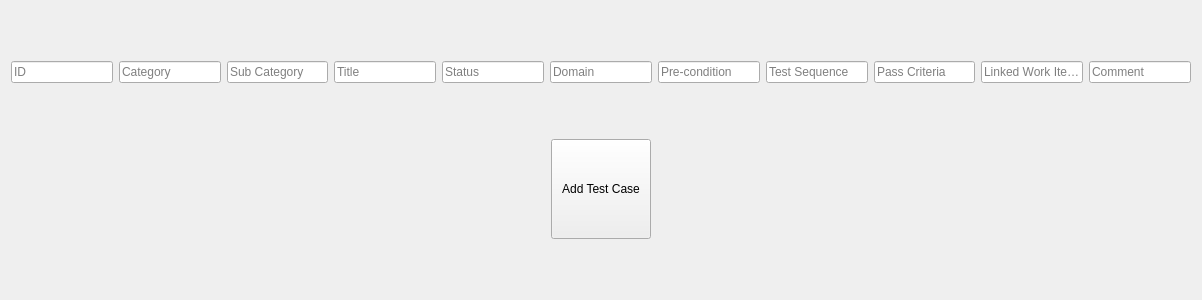
<?xml version="1.0" encoding="UTF-8"?>
<ui version="4.0">
 <class>Form</class>
 <widget class="QWidget" name="Form">
  <property name="geometry">
   <rect>
    <x>0</x>
    <y>0</y>
    <width>1202</width>
    <height>300</height>
   </rect>
  </property>
  <property name="windowTitle">
   <string>Form</string>
  </property>
  <layout class="QVBoxLayout" name="verticalLayout">
   <item>
    <layout class="QHBoxLayout" name="horizontalLayout">
     <item>
      <widget class="QLineEdit" name="id_lineEdit">
       <property name="inputMask">
        <string/>
       </property>
       <property name="text">
        <string/>
       </property>
       <property name="placeholderText">
        <string>ID</string>
       </property>
      </widget>
     </item>
     <item>
      <widget class="QLineEdit" name="category_lineEdit">
       <property name="text">
        <string/>
       </property>
       <property name="placeholderText">
        <string>Category</string>
       </property>
      </widget>
     </item>
     <item>
      <widget class="QLineEdit" name="sub_caregory_lineEdit">
       <property name="placeholderText">
        <string>Sub Category</string>
       </property>
      </widget>
     </item>
     <item>
      <widget class="QLineEdit" name="title_lineEdit">
       <property name="placeholderText">
        <string>Title</string>
       </property>
      </widget>
     </item>
     <item>
      <widget class="QLineEdit" name="status_lineEdit">
       <property name="placeholderText">
        <string>Status</string>
       </property>
      </widget>
     </item>
     <item>
      <widget class="QLineEdit" name="domain_lineEdit">
       <property name="placeholderText">
        <string>Domain</string>
       </property>
      </widget>
     </item>
     <item>
      <widget class="QLineEdit" name="pre_condition_lineEdit">
       <property name="placeholderText">
        <string>Pre-condition</string>
       </property>
      </widget>
     </item>
     <item>
      <widget class="QLineEdit" name="test_sequence_lineEdit">
       <property name="placeholderText">
        <string>Test Sequence</string>
       </property>
      </widget>
     </item>
     <item>
      <widget class="QLineEdit" name="pass_criteria_lineEdit">
       <property name="placeholderText">
        <string>Pass Criteria</string>
       </property>
      </widget>
     </item>
     <item>
      <widget class="QLineEdit" name="link_lineEdit">
       <property name="placeholderText">
        <string>Linked Work Items</string>
       </property>
      </widget>
     </item>
     <item>
      <widget class="QLineEdit" name="comment_lineEdit">
       <property name="placeholderText">
        <string>Comment</string>
       </property>
      </widget>
     </item>
    </layout>
   </item>
   <item>
    <layout class="QHBoxLayout" name="horizontalLayout_2">
     <item>
      <widget class="QPushButton" name="add_tc_button">
       <property name="minimumSize">
        <size>
         <width>100</width>
         <height>100</height>
        </size>
       </property>
       <property name="maximumSize">
        <size>
         <width>100</width>
         <height>100</height>
        </size>
       </property>
       <property name="text">
        <string>Add Test Case</string>
       </property>
      </widget>
     </item>
    </layout>
   </item>
  </layout>
 </widget>
 <resources/>
 <connections/>
</ui>
